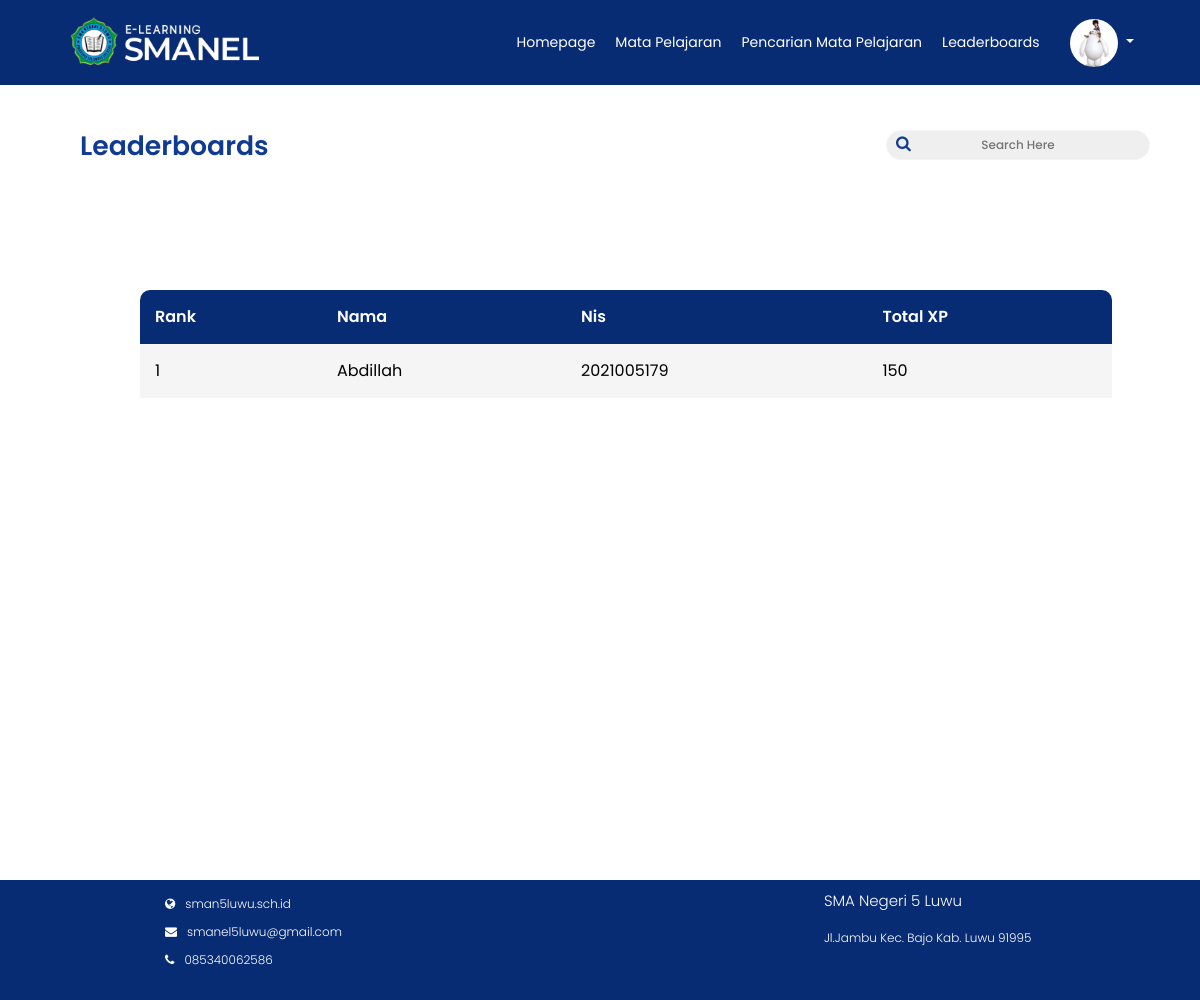
Screenshot of /Backend/leaderboards.php (signed in) with the database file from the repository.
### tables this page shows
CREATE TABLE `user_siswa` (
  `Id` int(11) NOT NULL,
  `Nama` varchar(225) NOT NULL,
  `Nis` varchar(225) NOT NULL,
  `Kelas` varchar(225) NOT NULL,
  `Tempat` varchar(225) NOT NULL,
  `Tanggal` date NOT NULL,
  `Email` varchar(255) NOT NULL,
  `Alamat` varchar(225) NOT NULL,
  `Username` varchar(225) NOT NULL,
  `Password` varchar(225) NOT NULL,
  `Profil` varchar(225) NOT NULL
);

CREATE TABLE `leaderboard` (
  `id_leader` int(11) NOT NULL,
  `nama` varchar(225) NOT NULL,
  `nis` int(11) NOT NULL,
  `total` int(11) NOT NULL
);

### Backend/functions.php (called while the page is built, shortened)
<?php
function koneksi()
{
    return mysqli_connect('localhost', 'root', '', 'elearning');
}
function query($query)
{
    $conn = koneksi();
    $result = mysqli_query($conn, $query);
    if(mysqli_num_rows($result)==1){
        return mysqli_fetch_assoc($result);
    }
    $rows = [];
    return $rows;
}
function querys($query)
{
    $conn = koneksi();
    $result = mysqli_query($conn, $query);
    $rows = [];
    while ($row = mysqli_fetch_assoc($result)) {
        $rows[] = $row;
    }
    return $rows;
}
?>

### Backend/leaderboards.php (the view, shortened to what this page needs)
<?php
require 'functions.php';
$u = querys("SELECT * FROM leaderboard ORDER BY total DESC");
?>
<!DOCTYPE html>
<html lang="en">
<head>
    <link rel="stylesheet" href="https://stackpath.bootstrapcdn.com/bootstrap/4.5.0/css/bootstrap.min.css">
    <link rel="stylesheet" href="https://stackpath.bootstrapcdn.com/font-awesome/4.7.0/css/font-awesome.min.css">
    <link rel="stylesheet" href="style.css?<?php echo time() ?>">
</head>
<body>
    <?php require_once('navbar/navbarleader.php') ?>
    <div class="main-container">
        <div class="tabel">
            <div class="tabel-content">
                <div class="doc-header kelola d-flex">
                    <div class="head d-flex">
                        <h1>Leaderboards</h1>
                    </div>
                    <div class="search-bar bar2 d-flex">
                        <form action="" method="post">
                            <span><i class="fa fa-search"></i></span>
                            <input type="text" class="keyword input-field" style="background-color: #eeee;" name="keyword" style="background: none !important;border: none;outline: none;height: 20px;font-size: 12px;" placeholder="Search Here"></input>
                        </form>
                    </div>
                </div>
                <div class="item-tabel mapel">
                    <table>
                        <tr class="title">
                            <th class="th1">Rank</th>
                            <th>Nama</th>
                            <th>Nis</th>
                            <th class="th2">Total XP</th>
                        </tr>
                        <center>
                            <?php $i = 1;
                            foreach ($u as $u) : ?>
                                <tr class="item items">
                                    <td><?= $i++ ?></td>
                                    <td><?= $u["nama"] ?></td>
                                    <td><?= $u["nis"]  ?></td>
                                    <td><?= $u["total"]  ?></td>
                                </tr>
                        </center>
                    <?php endforeach ?>
                    </table>
                </div>
            </div>
        </div>
    </div>
    <div class="footer">
        <div class="nama-footer">
            <p class="tfooter">SMA Negeri 5 Luwu</p>
            <p>Jl.Jambu Kec. Bajo Kab. Luwu 91995</p>
        </div>
        <div class="web">
            <ul>
                <li><a href="http://sman5luwu.sch.id/index.php"><i class="fa fa-globe"></i><span>sman5luwu.sch.id</span></a>
                </li>
                <li><a href="#"><i class="fa fa-envelope"></i><span>smanel5luwu@gmail.com</span></a></li>
                <li><a href="#"><i class="fa fa-phone"></i><span>085340062586</span></a></li>
            </ul>
        </div>
    </div>
</body>
</html>

### Backend/navbar/navbarleader.php (shortened to what this page needs)
<?php
$nama = $_SESSION["Nis"];
$user = query("SELECT * FROM user_siswa WHERE Nis = '$nama'");
?>
<nav class="navbar navbar-expand-lg navbar-light fixed-top">
  <div class="navbar-header">
    <img src="img/logo.png" alt="">
  </div>
  <div class="collapse navbar-collapse" id="navbarNav">
    <ul class="navbar-nav ml-auto">
      <li class="name nav-item">
        <a href="homepage.php" class="btn" aria-hidden="true">Homepage</a>
      </li>
      <li class="mapel nav-item">
        <a href="matapelajaran.php" class="btn" aria-hidden="true">Mata Pelajaran</a>
      </li>
      <li class="search-mapel nav-item">
        <a href="pencarian_siswa.php" class="btn" aria-hidden="true">Pencarian Mata Pelajaran </a>
      </li>
      <li class="leader nav-item">
        <a href="leaderboards.php" class="btn active" aria-hidden="true">Leaderboards</a>
      </li>
    </ul>
    <div class="profil nav-item dropdown-toggle" type="button" data-toggle="dropdown" aria-haspopup="true" aria-expanded="false">
      <img alt="your image" src="img/<?php echo $user["Profil"]; ?>" title="<?php echo  $user["Profil"];  ?>" style="border-radius: 50%;">
    </div>
  </div>
</nav>

### Backend/style.css (style rules this page uses)
* { margin: 0; padding: 0; box-sizing: border-box; font-family: 'Poppins', sans-serif; font-weight: 300; }
body { font-family: 'Poppins', sans-serif; font-weight: 300; min-height: 100%; outline: none; }
.navbar { background-color: #082C73; color: white; }
.navbar-header img { height: 8vh; margin-top: 5px; margin-left: 5vh; padding-bottom: 8px; color: white; }
.navbar .navbar-header { color: #fefefe; padding-left: 10px; }
.navbar .navbar-nav li a { padding: 10px; color: white; text-decoration: none; transition: 0.5s ease; border: none; font-size: 14px; float: right; }
#navbarNav .profil { margin: 0 20px; padding-right: 30px; float: right; }
#navbarNav .profil img { width: 6vh; }
.footer { display: grid; height: max-content; width: 100%; bottom: 0; background-color: #082C73; position: relative; padding: 10px; font-size: 12px; }
.footer .web { grid-column: 1; grid-row: 4; margin-left: 150px; }
.footer .web-detail-mapel ul li, .footer .web ul li { list-style: none; padding: 5px; }
.footer .web-detail-mapel span, .footer .web span { color: white; padding: 10px; }
.footer .web-detail-mapel i, .footer .web i { color: white; }
.footer .nama-footer { grid-column: 3; grid-row: 4; color: white; margin-left: 150px; }
.footer .nama-footer .tfooter, .footer .nama-footer-mapel .tfooter { font-size: 15px; }
.btn { display: flex; justify-content: center; }
.doc-header { margin-top: 80px; padding: 50px 50px 0px; height: max-content; color: #0F3B92; }
.doc-header h1 { font-size: 20pt; font-weight: 600; padding-left: 30px; padding-right: 20px; flex: 1; }
table { font-family: arial, sans-serif; border-collapse: collapse; width: 80%; margin: 0px auto; }
th { font-weight: 600; }
td, th { border: 0px; text-align: left; padding: 15px; }
td { font-weight: 400; }
tr { background-color: #dedede; }
.th1, .td1 { border-top-left-radius: 10px; border-bottom-left-radius: 10px; }
.th2, .td2 { border-top-right-radius: 10px; border-bottom-right-radius: 10px; }
tr:nth-child(even) { background-color: #ffff; }
.doc-header .head { flex: 1; }
.tabel-content { width: 100%; min-height: 100vh; }
.tabel-content .doc-header { overflow: hidden; }
.item-tabel { width: 90%; margin: 20px auto; overflow: auto; }
.item-tabel table { width: 88% !important; margin: 10px auto; }
.item-tabel table .title { background: #082C73; border-top-left-radius: 10px; border-top-right-radius: 10px; color: white; }
.item-tabel table .title .th1 { border-top-left-radius: 10px; border-bottom-left-radius: 0px; }
.item-tabel table .title .th2 { border-top-right-radius: 10px; border-bottom-right-radius: 0px; }
.item-tabel table .item { color: black; background: #f1eeee; }
.mapel table { margin-left: 80px !important; width: 90% !important; }
.field-user label, input { padding: 10px; }
.search-bar { position: absolute; left: 854px; top: 165px; }
.search-bar i { position: absolute; top: 5px; left: 10px; }
.input-field { height: 30px; width: 264px; background: #F5F5F5; border: 1px solid #F5F5F5; border-radius: 21px; font-family: 'Poppins'; font-style: normal; font-weight: 500; font-size: 12px; line-height: 18px; text-align: center; color: #909090; outline: none; }
.table-header td, th { text-align: center; }
.table-cell tr, td { background: #F5F5F5; }
form i { font-size: 50px; }
.navbar-collapse { flex-grow: 0 !important; }
@media (min-width: 992px) { .navbar-expand-lg .navbar-collapse { margin-left: auto; } }
tr.item td { text-align: center; }
tr.title th,tr.items td { text-align: left !important; }
.bar2 { position: relative !important; float: right; left: 0px !important; right: 0px !important; top: 0px !important; margin-left: auto; }
.doc-header.kelola.d-flex { min-height: 180px; }
.item-tabel .items td { text-align: left !important; }

### rows the page displays
user_siswa: Profil (picture)
leaderboard: nama "Abdillah", nis "2021005179", total "150"
